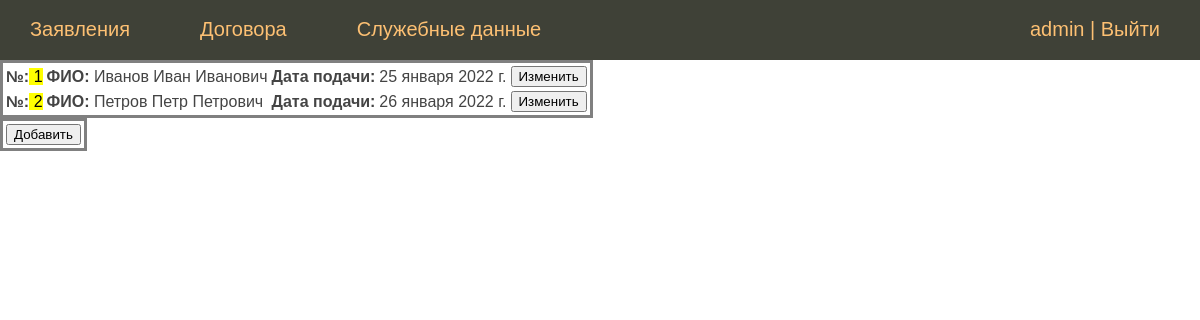
/statements_list/ (signed in), run on the app's committed database.
### sobnushdi/models.py (models this page shows, shortened)
class Statement(models.Model):
    number_statement = models.PositiveSmallIntegerField(verbose_name='Номер заявления')
    date = models.DateField(blank=True, null=True, verbose_name='Дата заявления')
    address = models.ForeignKey(HeatedPremise, on_delete=models.SET_NULL,
                                null=True, verbose_name='Адрес отапливаемого помещения')
    person = models.ForeignKey(Person, on_delete=models.CASCADE, blank=True, null=True, verbose_name='Заявитель')
    class Meta:
        verbose_name = 'Заявление'
        verbose_name_plural = 'Заявления'

### person/models.py (models this page shows)
class Person(models.Model):
    second_name = models.CharField(max_length=50, verbose_name='Фамилия')
    first_name = models.CharField(max_length=50, verbose_name='Имя')
    patronymic = models.CharField(max_length=50, blank=True, null=True, verbose_name='Отчество')
    date_of_bird = models.DateField(blank=True, null=True, verbose_name='Дата рождения')
    phone_number = models.IntegerField(max_length=11, blank=True, null=True, verbose_name='Телефон')
    residence_address = models.OneToOneField(ResidenceAddress, on_delete=models.CASCADE,
                                             blank=True, null=True, verbose_name='Адрес проживания')
    passport = models.OneToOneField(Passport, on_delete=models.CASCADE,
                                    blank=True, null=True, verbose_name='паспортные данные')
    def __str__(self):
        a = str(self.second_name)+' '+str(self.first_name)+' '+str(self.patronymic)
        return a
    class Meta:
        verbose_name = 'ФИО'
        verbose_name_plural = 'ФИО'

### sobnushdi/views.py (the view)
# urls.py: path('statements_list/', StatementsView.as_view(), name='statements_list'),
class StatementsView(ListView):
    model = Statement
    template_name = 'sobnushdi/statement_list.html'
    context_object_name = 'statements'
    paginate_by = 100
    def get_context_data(self, *, object_list=None, **kwargs):
        context = super().get_context_data(**kwargs)
        context['title'] = 'Заявления'
        return context

### sobnushdi/templates/sobnushdi/statement_list.html
{% extends 'sobnushdi/base.html' %}
{% block content %}
{% if request.user.is_authenticated %}
<table>
{% for stat in statements %}
    <tr>
        <td><b>№:</b><mark> {{ stat.number_statement }}</mark></td>
        <td><b>ФИО:</b> {{ stat.person }}</td>
        <td><b>Дата подачи:</b></td><td> {{ stat.date }}</td>
        <td>
            <form action="{% url 'statement_mod' pk=stat.pk %}">
                <button type="submit">Изменить</button>
            </form>
        </td>
</tr>
    {% endfor %}
</table>
<table>
<tr>
    <td><form action="{% url 'statement_add' %}">
        <button type="submit">Добавить</button></form></td>
</tr>
</table>
{% else %}
<p>Авторизуйтесь</p>
 {% endif %}
{% endblock %}

### sobnushdi/templates/sobnushdi/base.html (shortened to what this page needs)
{% load static %}
<!DOCTYPE html>
    <html>
    <head>
        <link type="text/css" href="{% static 'les/css/styles.css' %}" rel="stylesheet" />
    </head>
    <body>
     {% block mainmenu %}
     <div class="header">
         <ul id="mainmenu" class="mainmenu">
             {% if request.user.is_authenticated %}
                <li><a href="{% url 'statements_list' %}">Заявления</a></li>
                <li><a href="{% url 'contracts' %}">Договора</a></li>
                <li><a href="#">Служебные данные</a></li>
                <li class="last">{{ user.username }} | <a href="{% url 'logout' %}">Выйти</a></li>
             {% else %}
                <div>
                    <li class="last">
                        <a href="{% url 'register' %}">Регистрация</a> | <a href="{% url 'login' %}">Войти</a>
                    </li>
                </div>
             {% endif %}
         </ul>
     </div>
     {% endblock %}
        {% block content  %}
        {% endblock %}
    </body>
    </html>

### person/static/les/css/styles.css (style rules this page uses)
html, body { font-family: 'Arial'; margin: 0; padding: 0; height: 100%; width: 100%; color: #444; }
a { color: #0059b2; text-decoration: none; }
.header { background: #3F4137; height: 60px; }
ul.mainmenu { list-style: none; margin: 0; padding: 0; height: 60px; color: #fdc073; font-size: 20px; overflow: hidden; }
ul.mainmenu li { float: left; margin: 18px 40px 0 30px; }
ul.mainmenu li.last { float: right; }
ul.mainmenu li a { color: #fdc073; text-decoration: none; }
table { border: 3px solid grey; }

### data on the page
Statement: number_statement "1", person "Иванов Иван Иванович", date "25 января 2022 г."
Statement: number_statement "2", person "Петров Петр Петрович", date "26 января 2022 г."

### other printed values
{{ user.username }} "admin"
